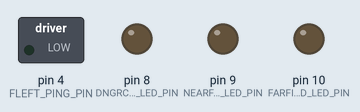
Recording of a sketch running on a simulated Arduino Uno, built for the host (arithmetic inside an expression is 32-bit, double 64-bit). Parts: switched loads named in the sketch (green lamp = pin HIGH), output pins drawn as LEDs (lit = HIGH).

Above: at 0.2 s.
At 18.2 s:
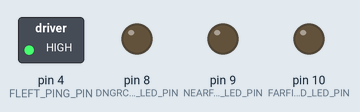
Timing chart, 0 to 19.9 s (numbered marks = the images above):
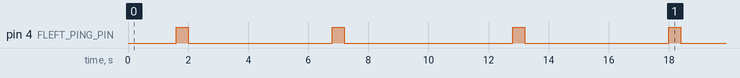

The sketch:

rd_pingsensor_demo.ino
```cpp
/*******************************************************************************
filename: rd_pingsensor_demo.ino
author:   Augustine (github: mr-augustine)
          http://pushbuttonrobotics.weebly.com/
date:     23 May 2014

The rd_pingsensor_demo sketch is a basic demonstration of ping sensor control
using timers and interrupts. The ping sensor readings are shown via three LEDs
which represent three contiguous obstacle ranges: FAR_FIELD, NEAR_FIELD, and
DANGER_CLOSE.
*******************************************************************************/
#include "rd_pingsensor_globals.h"

volatile uint8_t timer1_overflow = 0;
volatile uint16_t ping_status;


////////////////////////////////////////////////////////////////////////////////
// Defines
#define LOOP_PERIOD 6250
#define LOOP_FREQUENCY_HZ                  40.0

#define PING_PCICR_GROUP (1 << 2)      // PCICR bit 2
#define DNGRCLOSE_LED_PIN (1 << 0)
#define NEARFIELD_LED_PIN (1 << 1)
#define FARFIELD_LED_PIN  (1 << 2)

#define FLEFT_PING_PIN   (1 << 4)      // PortD register, bit 4 => Digital Pin 4
//#define FCENTER_PING_PIN (1 << 5)      // PortD register, bit 5 => Digital Pin 5
//#define FRIGHT_PING_PIN  (1 << 6)      // PortD register, bit 6 => Digital Pin 6


////////////////////////////////////////////////////////////////////////////////
// Global Variables
uint32_t loop_counter;
volatile uint16_t ping_start_ticks;
volatile uint16_t ping_end_ticks;
volatile uint32_t ping_duration_us;
volatile uint8_t ping_sent;

////////////////////////////////////////////////////////////////////////////////
// Interrupt Service Routines
ISR(TIMER1_OVF_vect) {                                       // TIMER1 OVERFLOW
  timer1_overflow = 1;
}

ISR(TIMER0_COMPA_vect) {
  PIND |= FLEFT_PING_PIN;     // end the ping sensor trigger pulse
  DDRD &= ~FLEFT_PING_PIN;    // set ping pins as input pins
  PCMSK2 |= FLEFT_PING_PIN;   // enable interrupts on ping pin to get echo
  PCICR |= PING_PCICR_GROUP;  // enable interrupts on ping pin group
}

ISR(PCINT2_vect) {                                         // PING ECHO RECEIVED
  // capture the start of the echo pulse (from LOW to HI)
  if (PIND & FLEFT_PING_PIN) {
    //PORTB |= FARFIELD_LED_PIN;
    if (ping_sent == 0) {
      //PORTB |= FARFIELD_LED_PIN;
      ping_sent = 1;
      ping_start_ticks = TCNT1;
    }
  }
  // capture the end of the echo pulse (from HI to LOW)
  else if (PIND & ~FLEFT_PING_PIN) {
    //PORTB &= ~FARFIELD_LED_PIN;

    ping_end_ticks = TCNT1;
    ping_duration_us = (ping_end_ticks - ping_start_ticks) << 2;

    ////////////////////////////////////////////////////////////////////////////
    // Ping Regions
    // turn on the LED that corresponds with the ping echo duration
    // DANGER-CLOSE >> NEAR-FIELD >> FAR-FIELD

    // danger-close ping region
    if (ping_duration_us <= LIMIT_DNGRCLOSE) {
      PORTB |= DNGRCLOSE_LED_PIN;
      PORTB &= ~NEARFIELD_LED_PIN;
      PORTB &= ~FARFIELD_LED_PIN;
    }

    // far-field ping region
    else if (ping_duration_us >= LIMIT_FARFIELD) {
      PORTB |= FARFIELD_LED_PIN;
      PORTB &= ~DNGRCLOSE_LED_PIN;
      PORTB &= ~NEARFIELD_LED_PIN;
    }

    // near-field ping region
    else if (ping_duration_us > LIMIT_DNGRCLOSE &&
                ping_duration_us < LIMIT_FARFIELD) {
      PORTB |= NEARFIELD_LED_PIN;
      PORTB &= ~DNGRCLOSE_LED_PIN;
      PORTB &= ~FARFIELD_LED_PIN;
    }
    // all LEDs turned off as default
    else {
      PORTB &= ~DNGRCLOSE_LED_PIN & ~NEARFIELD_LED_PIN & ~FARFIELD_LED_PIN;
    }
  }
}

////////////////////////////////////////////////////////////////////////////////
// Function Declarations


void setup() {
  noInterrupts();

  ////////////////////////////////////////////////////////////////////////////
  // Configure Ping Sensors
  PORTD = 0;                  // disable pull-up resistors;
  DDRD = 0;                   // set pins as input pins
  PCICR = 0;                  // disable interrupts on the ping pin group
  PCMSK2 &= ~FLEFT_PING_PIN;  // disable interrupts on pin D4

  ////////////////////////////////////////////////////////////////////////////
  // Configure TIMER0
  // used to trigger the ping sensors
  TCCR0A = 0b00000000;  // normal compare output mode & normal WGM
  TCCR0B = 0b00000001;  // set prescaler value to 1 -> 0.0625 us/tick
  TIMSK0 = 0b00000010;  // enable output compare interrupt to end ping trigger
  OCR0A = 64;           // 64 ticks / (0.0625 us/tick) = 4 us
                        // ping trigger signal must be 2 to 5 us wide
                        // oscilloscope show it's approx 4.95 us wide
  // the timer setting below isn't as stable; it frequently goes beyond 5 us
  //TCCR0B = 0b00000010;  // set prescaler value to 8 -> 0.5 us/tick; TOP = 255
  //OCR0A = 8;            // 8 ticks / (0.5 us/tick) = 4 us

  ////////////////////////////////////////////////////////////////////////////
  // Configure TIMER1
  // used to receive echo return timing
  TCCR1A = 0b00000000;  // normal compare output mode & normal WGM
  TCCR1B = 0b00000011;  // set prescaler value to 64
  TCCR1C = 0b00000000;  // disable force output compare
  TIMSK1 = 0b00000000;  // output compare & timer overflow interrups
                        // temporarily disabled (OCIE1B, OCIE1A, TOIE1)

  ////////////////////////////////////////////////////////////////////////////
  // Configure PortC
  DDRC = 0;
  PORTC = 0;
  PCICR = 0;

  ////////////////////////////////////////////////////////////////////////////
  // Configure LEDs
  DDRB = 0b00000111;    // set LED pins as output pins (Digital Pins 8, 9, 10)
  PORTB = 0;            // disable pull-up resistors; using external resitors

  interrupts();

  TIMSK1 = 0b00000001;   // only enable TIMER1 overflow interrupts
  loop_counter = 0;
}

void loop() {
  TCNT1 = 0;            // reset timer/counter 1 for each loop iteration
  TCNT0 = 0;            // reset timer/counter 0 for the ping trigger

  ////////////////////////////////////////////////////////////////////////////
  // Start Ping
  PORTD = 0;                  // set the ping pin low
  ping_sent = 0;
  ping_start_ticks = 0;

  PCMSK2 &= ~FLEFT_PING_PIN;  // disable interrupts on pin D4
  DDRD |= FLEFT_PING_PIN;     // set ping pins as output pins
  PIND |= FLEFT_PING_PIN;     // toggle from LOW to HI


  loop_counter += 1;
  timer1_overflow = 0;


  while (1) {
    if (timer1_overflow) {
      return;
    }

    if (TCNT1 > LOOP_PERIOD) {
      return;
    }
  }
}
```

rd_pingsensor_globals.h
```cpp
////////////////////////////////////////////////////////////////////////////////
// Defines

// For the sake of this demo...
// The ping sensor's viewable range is broken up into three distinct regions
// (i.e., danger-close, near-field, and far-field). The danger-close region
// defines the space in front of the sensor that is closest. The far-field
// defines the space in front of the sensor that is farthest; up to the max
// detection range. The near-field region is defined as the space between the
// danger-close and far-field regions. The limit values for these regions are
// defined by the echo return duration in microseconds. For the Parralax Ping)))
// sensor, echo return durations are between 115 and 18500 microseconds long.

#define LIMIT_DNGRCLOSE                    6243
#define LIMIT_FARFIELD                     12373

// ping_status bit-field definitions
// three front-facing sensors, one rear-facing sensor
#define PSTATUS_FLEFT_PING_VALID           (1L << 0)
#define PSTATUS_FCENTER_PING_VALID         (1L << 1)
#define PSTATUS_FRIGHT_PING_VALID          (1L << 2)
#define PSTATUS_RCENTER_PING_VALID         (1L << 3)
#define PSTATUS_DNGRCLOSE_FLEFT            (1L << 4)
#define PSTATUS_DNGRCLOSE_FCENTER          (1L << 5)
#define PSTATUS_DNGRCLOSE_FRIGHT           (1L << 6)
#define PSTATUS_DNGRCLOSE_RCENTER          (1L << 7)
#define PSTATUS_NEARFIELD_FLEFT            (1L << 8)
#define PSTATUS_NEARFIELD_FCENTER          (1L << 9)
#define PSTATUS_NEARFIELD_FRIGHT           (1L << 10)
#define PSTATUS_NEARFIELD_RCENTER          (1L << 11)
#define PSTATUS_FARFIELD_FLEFT             (1L << 12)
#define PSTATUS_FARFIELD_FCENTER           (1L << 13)
#define PSTATUS_FARFIELD_FRIGHT            (1L << 14)
#define PSTATUS_FARFIELD_RCENTER           (1L << 15)
```

Measured:
- by itself, pin 4 (FLEFT_PING_PIN): LOW → HIGH at 1.6 s, → LOW 0.40 s later, → HIGH 4.8 s later, → LOW 0.40 s later, … (8 changes in this stretch)
